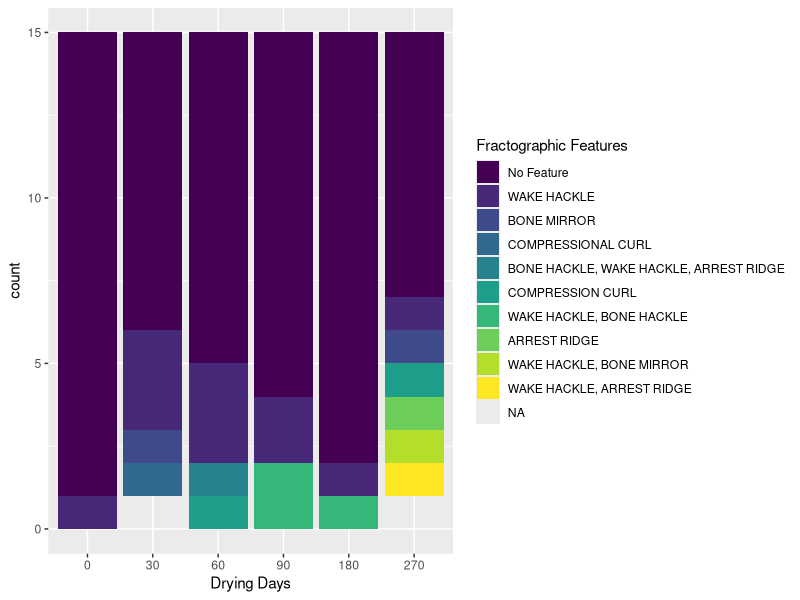

The R script that drew this image: (Note: this script raises an error after producing the figure.)
## ---- chunk 1
library(tidyverse)
library(readxl)
library(dplyr)
library(nnet)
# loading packages
## ---- chunk 2
bone <- readxl::read_xlsx("BU Thesis Data.xlsx", sheet = 2)
# read bone
bone <- bone[-c(91:135),]
# ignore unobserved bone
bone <- select(bone, -`Bone Type`, -`Percentage of Feature Present`)
# select columns from Bone Type to Percentage of Feature Present
bone$`Bone Specimen` <- gsub("\\,.*","", bone$`Bone Specimen`)
bone$`Bone Specimen` <- gsub("[^0-9]","", bone$`Bone Specimen`)
bone<-mutate(bone,`Bone Specimen`=fct_relevel(`Bone Specimen`,'0','30','60','90','180','270'))
bone$`days`<-as.numeric(bone$`Bone Specimen`)
# creating variable drying day

bone$`Fractographic Features`[bone$`Fractographic Features`=="N/A"]<-"No Feature"
bone$`Fracture Angle`[bone$`Fracture Angle`=="N/A"]<-"non applicable"
bone$`Fracture Type`[bone$`Fracture Type`=="N/A"]<-"non applicable"
bone$`Fracture Surface`[bone$`Fracture Surface`=="N/A"]<-"non applicable"
bone$`Fracture Outline`[bone$`Fracture Outline`=="N/A"]<-"non applicable"
#Clean dependent variable

bone$`Bisecting Fracture`<-ordered(bone$`Bisecting Fracture`,levels = c("0", "1"))
bone$`Fracture-like`<-ordered(bone$`Fracture-like`,levels = c("0","1"))
bone$`Fracture Angle`<-ordered(bone$`Fracture Angle`,levels = c("non applicable","OBLIQUE","INTERMEDIATE", "RIGHT ANGLES"))
bone$`Fracture Type`<-ordered(bone$`Fracture Type`,levels = c("non applicable" ,"OBLIQUE","SEGMENTAL","BUTTERFLY","SPIRAL","TRANSVERSE","COMMINUTED/SEGMENTAL","COMMINUTED"))
bone$`Fracture Surface`<-ordered(bone$`Fracture Surface`,levels = c("non applicable","SMOOTH" , "INTERMEDIATE"))
bone$`Fracture Outline`<-ordered(bone$`Fracture Outline`,levels = c("non applicable","CURVED/JAGGED","INTERMEDIATE", "TRANSVERSE" ))

bone$`Fractographic Features`<-ordered(bone$`Fractographic Features`,levels = c("No Feature",    "WAKE HACKLE", "BONE MIRROR","COMPRESSIONAL CURL" ,"BONE HACKLE, WAKE HACKLE, ARREST RIDGE"
 , "COMPRESSION CURL", "WAKE HACKLE, BONE HACKLE","ARREST RIDGE","WAKE HACKLE, BONE MIRROR", "WAKE HACKLE, ARREST RIDGE" ))
# transfer variables to factor 
## ---- chunk 3
ggplot(data = bone) + geom_bar(mapping = aes(x = `Bone Specimen`, fill = `Fractographic Features`))+labs(x="Drying Days")
## ---- chunk 4

fit.Bisect_Fracture<-glm(bone$`Bisecting Fracture`~bone$days,family = binomial())
fit.Fracture_like<-glm(bone$`Fracture-like`~bone$days,family = binomial())
fit.Fracture_Angle<-multinom(bone$`Fracture Angle`~bone$days,trace = FALSE)
fit.Fracture_Type<-multinom(bone$`Fracture Type`~bone$days,trace = FALSE)
fit.Fracture_Surface<-multinom(bone$`Fracture Surface`~bone$days,trace = FALSE)
fit.Fracture_Outline<-multinom(bone$`Fracture Outline`~bone$days,trace = FALSE)
fit.Fractographic_Features<-multinom(bone$`Fractographic Features`~bone$days,trace = FALSE)
fit.Number_of_Fragments <- glm(bone$`Number of Fragments (passion` ~ bone$days, family="poisson")
summary(fit.Bisect_Fracture)
summary(fit.Fracture_like)
summary(fit.Fracture_Angle)
summary(fit.Fracture_Type)
summary(fit.Fracture_Surface)
summary(fit.Fracture_Outline)
summary(fit.Fractographic_Features)
summary(fit.Number_of_Fragments)
